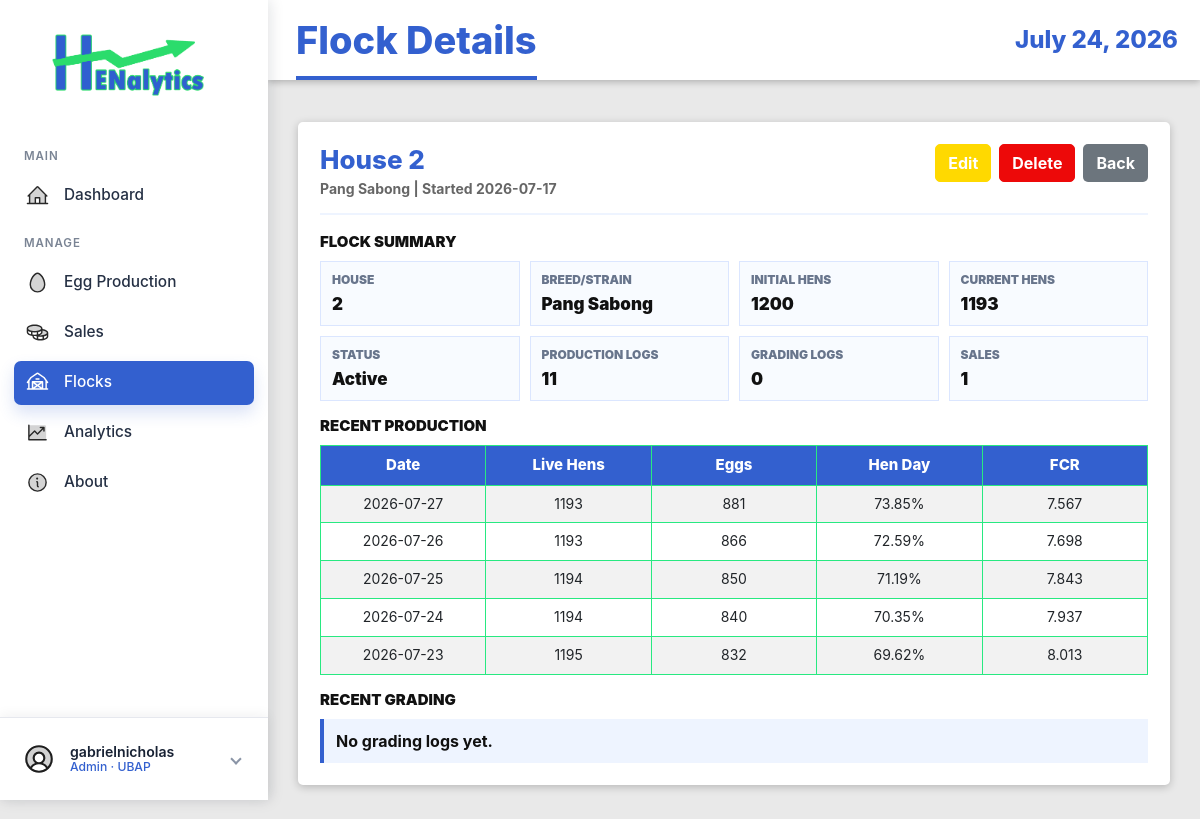
Page /flocks/2/ (signed in) on the earlier database version.
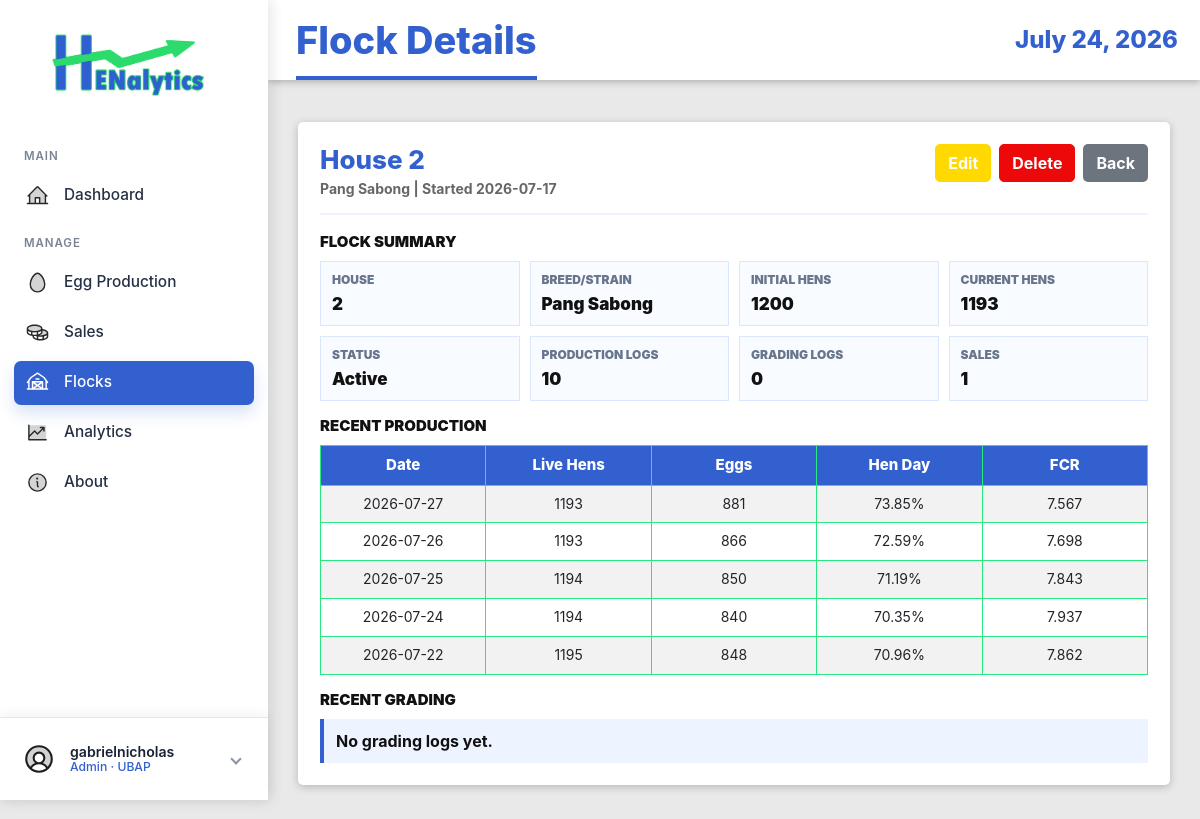
Same page on the later database version.
### EggProduction/models.py (models this page shows, shortened)
class ProductionLog(models.Model):
    flock = models.ForeignKey(Flock, on_delete=models.CASCADE, related_name='production_logs')
    log_date = models.DateField()
    age_weeks = models.IntegerField(validators=[MinValueValidator(0)])
    age_days = models.IntegerField(validators=[MinValueValidator(0)])
    hen_count = models.IntegerField(validators=[MinValueValidator(0)])
    dead_count = models.IntegerField(validators=[MinValueValidator(0)], default=0)
    culled_count = models.IntegerField(validators=[MinValueValidator(0)], default=0)
    feed_bags = models.IntegerField(validators=[MinValueValidator(0)], default=0)
    eggs_total = models.IntegerField(validators=[MinValueValidator(0)])
    pct_hen_day = models.DecimalField(max_digits=5, decimal_places=2, validators=[MinValueValidator(0), MaxValueValidator(100)])
    pct_hen_housed = models.DecimalField(max_digits=5, decimal_places=2, validators=[MinValueValidator(0), MaxValueValidator(100)])
    fcr = models.DecimalField(max_digits=8, decimal_places=3, null=True, blank=True, help_text="Feed Conversion Ratio")
    remarks = models.TextField(blank=True, null=True)
    entered_by = models.ForeignKey(User, on_delete=models.SET_NULL, null=True, related_name='production_logs')
    created_at = models.DateTimeField(auto_now_add=True)
    updated_at = models.DateTimeField(auto_now=True)
    class Meta:
        ordering = ['-log_date']
        unique_together = ('flock', 'log_date')

### EggProduction/views.py (the view)
# urls.py: path('flocks/<int:pk>/', views.FlockDetailView.as_view(), name='flock-detail'),
class FlockDetailView(LoginRequiredMixin, DetailView):
    model = Flock
    template_name = 'egg_production/flock_detail.html'
    context_object_name = 'flock'
    def get_context_data(self, **kwargs):
        context = super().get_context_data(**kwargs)
        flock = self.get_object()
        production_qs = ProductionLog.objects.filter(flock=flock)
        grading_qs = GradingLog.objects.filter(flock=flock)
        sales_qs = SalesTransaction.objects.filter(flock=flock)
        context['production_logs'] = production_qs.order_by('-log_date')[:5]
        context['grading_logs'] = grading_qs.order_by('-log_date')[:5]
        context['sales'] = sales_qs.order_by('-sale_date')[:5]
        context['production_log_count'] = production_qs.count()
        context['grading_log_count'] = grading_qs.count()
        context['sales_count'] = sales_qs.count()
        context['current_hen_count'] = (
            production_qs.order_by('-log_date', '-pk')
            .values_list('hen_count', flat=True)
            .first()
            or flock.initial_hen_count
        )
        return context

### EggProduction/templates/egg_production/flock_detail.html (shortened to what the changed rows need)
{% extends 'base.html' %}
{% load static %}
{% block page_title %}Flock Details{% endblock %}
{% block content %}
<div class="action-panel detail-panel">
    <div class="detail-header">
        <div>
            <h2 class="detail-title">House {{ flock.house_no }}</h2>
        </div>
    </div>
    <section class="detail-section">
        <div class="detail-grid">
            <div class="detail-item"><span class="detail-label">Production Logs</span><span class="detail-value">{{ production_log_count }}</span></div>
        </div>
    </section>
    <section class="detail-section">
        {% if production_logs %}
        <div class="table-responsive detail-mini-table">
            <table class="table table-striped">
                <thead>
                    <tr>
                        <th>Date</th>
                        <th>Live Hens</th>
                        <th>Eggs</th>
                        <th>Hen Day</th>
                        <th>FCR</th>
                    </tr>
                </thead>
                <tbody>
                    {% for log in production_logs %}
                    <tr>
                        <td>{{ log.log_date|date:"Y-m-d" }}</td>
                        <td>{{ log.hen_count }}</td>
                        <td>{{ log.eggs_total }}</td>
                        <td>{{ log.pct_hen_day }}%</td>
                        <td>{{ log.fcr|default:"N/A" }}</td>
                    </tr>
                    {% endfor %}
                </tbody>
            </table>
        </div>
        {% else %}
        <div class="detail-note">No production logs yet.</div>
        {% endif %}
    </section>
</div>
{% endblock %}

Differences in the rows shown:
removed ProductionLog: log_date "2026-07-23", hen_count "1195", eggs_total "832", pct_hen_day "69.62", fcr "8.013"
now on this page (row unchanged): ProductionLog: log_date "2026-07-22", hen_count "1195", eggs_total "848", pct_hen_day "70.96", fcr "7.862"
Other differences:
{{ production_log_count }}: "11" → "10"
